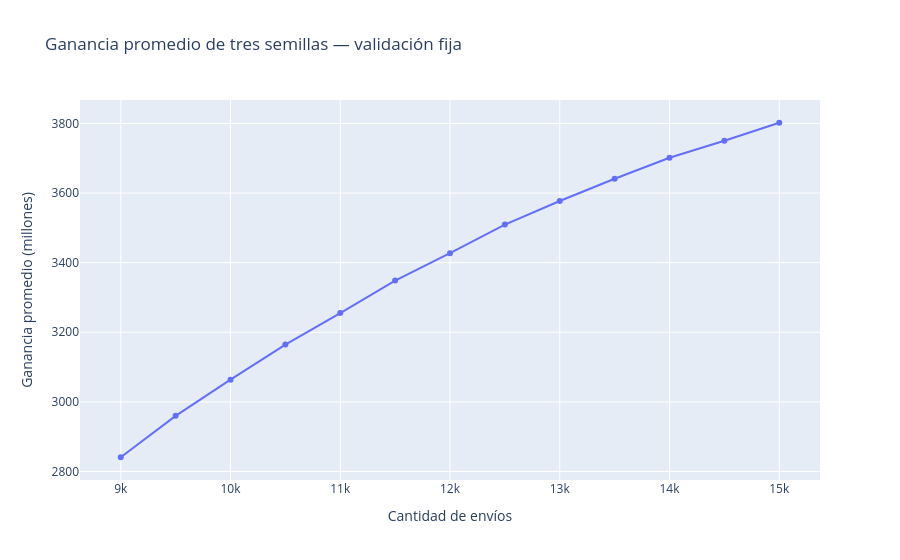

The code cell stored with this chart in its notebook:
### Markdown cell above
## 10. Ganancia promedio por corte

Cada línea es la media de las ganancias obtenidas por las tres semillas del caso. No se promedian probabilidades ni se construye un ensamble. El gráfico usa los cortes definidos en el log. Click en la leyenda permite ocultar una línea; doble click permite aislarla.

### Code cell
promedios = pd.read_csv(ARCHIVO_PROMEDIOS)
fig = go.Figure()
for caso in CASOS:
    tabla = promedios.loc[promedios["modelo"] == caso["modelo"]].sort_values("envios")
    if tabla.empty:
        print(f"{caso['modelo']}: faltan semillas completas; no se grafica un promedio parcial.")
        continue
    nombre = f"{caso['modelo']} | LR={caso['parametros']['hp']['lr_maximo']} | época={caso['epoch']}"
    fig.add_trace(go.Scatter(x=tabla["envios"], y=tabla["ganancia"] / 1e6,
                             mode="lines+markers", name=nombre))
fig.update_layout(title="Ganancia promedio de tres semillas — validación fija",
                  xaxis_title="Cantidad de envíos", yaxis_title="Ganancia promedio (millones)")
fig.show()
display(promedios.pivot(index="envios", columns="modelo", values="ganancia"))

### Figure 1 — Plotly figure (JSON) as saved in the notebook; plotly's stock layout.template omitted (floating-point values rounded to 4 significant figures)
{"data": [{"mode": "lines+markers", "name": "M2 | LR=0.0005 | época=30", "type": "scatter", "x": [9000, 9500, 10000, 10500, 11000, 11500, 12000, 12500, 13000, 13500, 14000, 14500, 15000], "y": [2841.0, 2960.0, 3064.0, 3165.0, 3255.0, 3349.0, 3427.0, 3510.0, 3577.0, 3641.0, 3702.0, 3750.0, 3802.0]}], "layout": {"title": {"text": "Ganancia promedio de tres semillas — validación fija"}, "xaxis": {"title": {"text": "Cantidad de envíos"}}, "yaxis": {"title": {"text": "Ganancia promedio (millones)"}}}}
